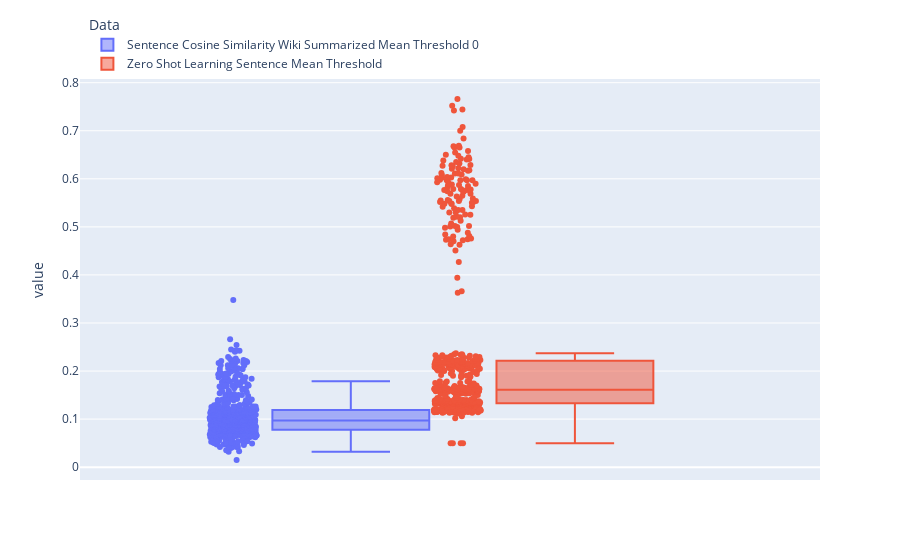

The notebook cell saved with this chart:
### Code cell
result_prep = result[["Sentence Cosine Similarity Wiki Summarized Mean Threshold 0", "Zero Shot Learning Sentence Mean Threshold"]]
result_prep_melt = result_prep.melt(var_name="Data")
fig = px.box(result_prep_melt, y="value", points="all", color = "Data", width=900)
fig.update_layout(legend=dict(
    yanchor="bottom",
    y=1,
    xanchor="left",
    x=0.01
))
fig.show()

### Figure 1 — Plotly figure (JSON) as saved in the notebook; plotly's stock layout.template omitted (floating-point values rounded to 4 significant figures; data arrays with more than 128 entries replaced by an {"elided": "..."} marker saying what was removed)
{"data": [{"alignmentgroup": "True", "boxpoints": "all", "hovertemplate": "Data=Sentence Cosine Similarity Wiki Summarized Mean Threshold 0<br>value=%{y}<extra></extra>", "legendgroup": "Sentence Cosine Similarity Wiki Summarized Mean Threshold 0", "marker": {"color": "#636efa"}, "name": "Sentence Cosine Similarity Wiki Summarized Mean Threshold 0", "notched": false, "offsetgroup": "Sentence Cosine Similarity Wiki Summarized Mean Threshold 0", "orientation": "v", "showlegend": true, "type": "box", "x0": " ", "xaxis": "x", "y": {"elided": "585 float values"}, "y0": " ", "yaxis": "y"}, {"alignmentgroup": "True", "boxpoints": "all", "hovertemplate": "Data=Zero Shot Learning Sentence Mean Threshold<br>value=%{y}<extra></extra>", "legendgroup": "Zero Shot Learning Sentence Mean Threshold", "marker": {"color": "#EF553B"}, "name": "Zero Shot Learning Sentence Mean Threshold", "notched": false, "offsetgroup": "Zero Shot Learning Sentence Mean Threshold", "orientation": "v", "showlegend": true, "type": "box", "x0": " ", "xaxis": "x", "y": {"elided": "585 float values"}, "y0": " ", "yaxis": "y"}], "layout": {"boxmode": "group", "legend": {"title": {"text": "Data"}, "tracegroupgap": 0, "x": 0.01, "xanchor": "left", "y": 1, "yanchor": "bottom"}, "margin": {"t": 60}, "width": 900, "xaxis": {"anchor": "y", "domain": [0, 1]}, "yaxis": {"anchor": "x", "domain": [0, 1], "title": {"text": "value"}}}}
